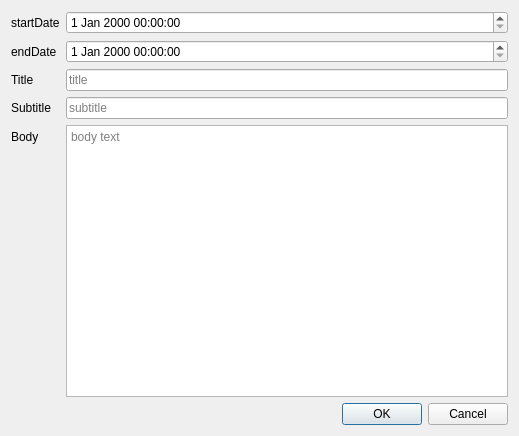
<?xml version="1.0" encoding="UTF-8"?>
<ui version="4.0">
 <class>PartitionEditDialog</class>
 <widget class="QDialog" name="PartitionEditDialog">
  <property name="geometry">
   <rect>
    <x>0</x>
    <y>0</y>
    <width>519</width>
    <height>436</height>
   </rect>
  </property>
  <property name="windowTitle">
   <string>Partition Edit Dialog</string>
  </property>
  <layout class="QVBoxLayout" name="verticalLayout">
   <item>
    <layout class="QFormLayout" name="formLayout_2">
     <item row="1" column="0">
      <widget class="QLabel" name="label">
       <property name="text">
        <string>startDate</string>
       </property>
      </widget>
     </item>
     <item row="1" column="1">
      <widget class="QDateTimeEdit" name="dateTimeEdit_Start"/>
     </item>
     <item row="2" column="0">
      <widget class="QLabel" name="label_2">
       <property name="text">
        <string>endDate</string>
       </property>
      </widget>
     </item>
     <item row="2" column="1">
      <widget class="QDateTimeEdit" name="dateTimeEdit_End">
       <property name="enabled">
        <bool>true</bool>
       </property>
      </widget>
     </item>
     <item row="3" column="0">
      <widget class="QLabel" name="label_3">
       <property name="text">
        <string>Title</string>
       </property>
      </widget>
     </item>
     <item row="3" column="1">
      <widget class="QLineEdit" name="lineEdit_Title">
       <property name="placeholderText">
        <string>title</string>
       </property>
       <property name="clearButtonEnabled">
        <bool>true</bool>
       </property>
      </widget>
     </item>
     <item row="4" column="0">
      <widget class="QLabel" name="label_4">
       <property name="text">
        <string>Subtitle</string>
       </property>
      </widget>
     </item>
     <item row="4" column="1">
      <widget class="QLineEdit" name="lineEdit_Subtitle">
       <property name="placeholderText">
        <string>subtitle</string>
       </property>
       <property name="clearButtonEnabled">
        <bool>true</bool>
       </property>
      </widget>
     </item>
     <item row="5" column="0">
      <widget class="QLabel" name="label_5">
       <property name="text">
        <string>Body</string>
       </property>
      </widget>
     </item>
     <item row="5" column="1">
      <widget class="QTextBrowser" name="textBrowser_Body">
       <property name="readOnly">
        <bool>false</bool>
       </property>
       <property name="placeholderText">
        <string>body text</string>
       </property>
      </widget>
     </item>
    </layout>
   </item>
   <item>
    <widget class="QDialogButtonBox" name="buttonBox">
     <property name="orientation">
      <enum>Qt::Horizontal</enum>
     </property>
     <property name="standardButtons">
      <set>QDialogButtonBox::Cancel|QDialogButtonBox::Ok</set>
     </property>
    </widget>
   </item>
  </layout>
 </widget>
 <resources/>
 <connections>
  <connection>
   <sender>buttonBox</sender>
   <signal>accepted()</signal>
   <receiver>PartitionEditDialog</receiver>
   <slot>accept()</slot>
   <hints>
    <hint type="sourcelabel">
     <x>248</x>
     <y>254</y>
    </hint>
    <hint type="destinationlabel">
     <x>157</x>
     <y>274</y>
    </hint>
   </hints>
  </connection>
  <connection>
   <sender>buttonBox</sender>
   <signal>rejected()</signal>
   <receiver>PartitionEditDialog</receiver>
   <slot>reject()</slot>
   <hints>
    <hint type="sourcelabel">
     <x>316</x>
     <y>260</y>
    </hint>
    <hint type="destinationlabel">
     <x>286</x>
     <y>274</y>
    </hint>
   </hints>
  </connection>
 </connections>
</ui>
